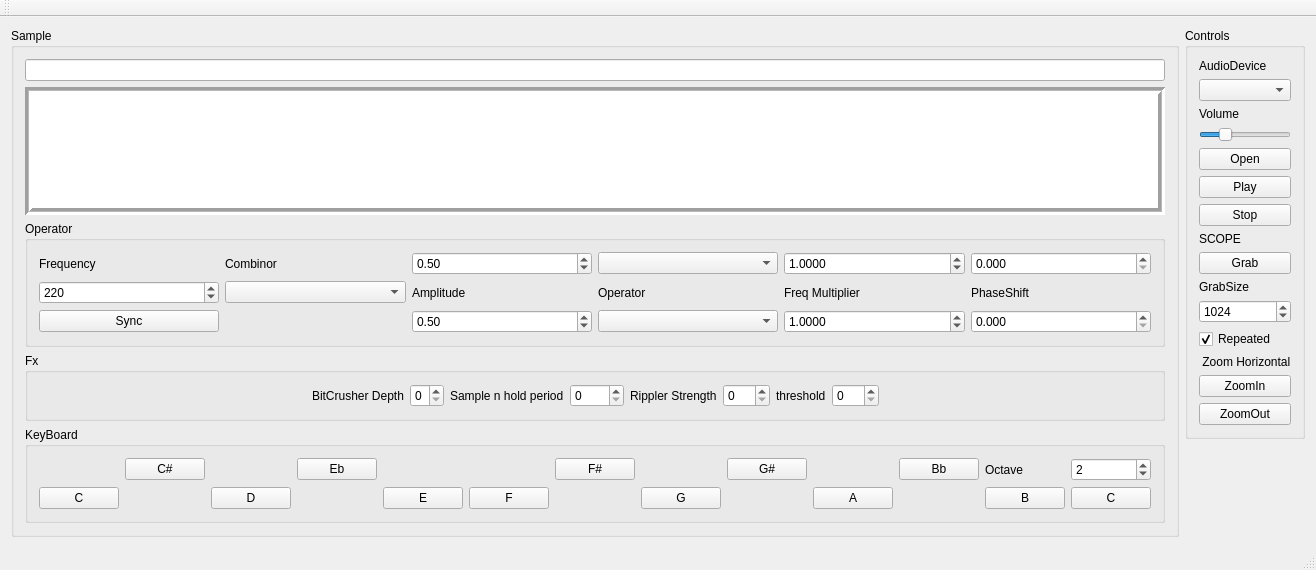
<?xml version="1.0" encoding="UTF-8"?>
<ui version="4.0">
 <class>MainWindow</class>
 <widget class="QMainWindow" name="MainWindow">
  <property name="geometry">
   <rect>
    <x>0</x>
    <y>0</y>
    <width>1227</width>
    <height>570</height>
   </rect>
  </property>
  <property name="windowTitle">
   <string>MainWindow</string>
  </property>
  <widget class="QWidget" name="centralWidget">
   <layout class="QHBoxLayout" name="horizontalLayout">
    <item>
     <widget class="QGroupBox" name="groupBox_3">
      <property name="title">
       <string>Sample</string>
      </property>
      <layout class="QVBoxLayout" name="verticalLayout">
       <item>
        <widget class="QLineEdit" name="lineEdit_Path"/>
       </item>
       <item>
        <widget class="QGraphicsView" name="graphicsView_WaveForm">
         <property name="frameShape">
          <enum>QFrame::Box</enum>
         </property>
         <property name="lineWidth">
          <number>3</number>
         </property>
         <property name="midLineWidth">
          <number>1</number>
         </property>
         <property name="sizeAdjustPolicy">
          <enum>QAbstractScrollArea::AdjustToContents</enum>
         </property>
         <property name="backgroundBrush">
          <brush brushstyle="NoBrush">
           <color alpha="128">
            <red>0</red>
            <green>255</green>
            <blue>0</blue>
           </color>
          </brush>
         </property>
         <property name="foregroundBrush">
          <brush brushstyle="NoBrush">
           <color alpha="255">
            <red>0</red>
            <green>0</green>
            <blue>0</blue>
           </color>
          </brush>
         </property>
         <property name="alignment">
          <set>Qt::AlignCenter</set>
         </property>
        </widget>
       </item>
       <item>
        <widget class="QGroupBox" name="groupBox">
         <property name="sizePolicy">
          <sizepolicy hsizetype="Preferred" vsizetype="Preferred">
           <horstretch>0</horstretch>
           <verstretch>0</verstretch>
          </sizepolicy>
         </property>
         <property name="title">
          <string>Operator</string>
         </property>
         <layout class="QGridLayout" name="gridLayout">
          <item row="1" column="1">
           <widget class="QLabel" name="label_9">
            <property name="text">
             <string>Frequency</string>
            </property>
           </widget>
          </item>
          <item row="6" column="6">
           <widget class="QComboBox" name="comboBox_2_Operator"/>
          </item>
          <item row="3" column="1">
           <widget class="QDoubleSpinBox" name="doubleSpinBox_Frequency">
            <property name="decimals">
             <number>0</number>
            </property>
            <property name="maximum">
             <double>22050.000000000000000</double>
            </property>
            <property name="value">
             <double>220.000000000000000</double>
            </property>
           </widget>
          </item>
          <item row="3" column="5">
           <widget class="QLabel" name="label">
            <property name="text">
             <string>Amplitude</string>
            </property>
           </widget>
          </item>
          <item row="1" column="5">
           <widget class="QDoubleSpinBox" name="doubleSpinBox_1_Amplitude">
            <property name="maximum">
             <double>1.000000000000000</double>
            </property>
            <property name="singleStep">
             <double>0.010000000000000</double>
            </property>
            <property name="value">
             <double>0.500000000000000</double>
            </property>
           </widget>
          </item>
          <item row="3" column="3">
           <widget class="QComboBox" name="comboBox_Combinor"/>
          </item>
          <item row="6" column="7">
           <widget class="QDoubleSpinBox" name="doubleSpinBox_2_Frequency">
            <property name="decimals">
             <number>4</number>
            </property>
            <property name="maximum">
             <double>32.000000000000000</double>
            </property>
            <property name="singleStep">
             <double>0.001000000000000</double>
            </property>
            <property name="value">
             <double>1.000000000000000</double>
            </property>
           </widget>
          </item>
          <item row="3" column="6">
           <widget class="QLabel" name="label_2">
            <property name="text">
             <string>Operator</string>
            </property>
           </widget>
          </item>
          <item row="6" column="8">
           <widget class="QDoubleSpinBox" name="doubleSpinBox_2_PhaseShift">
            <property name="decimals">
             <number>3</number>
            </property>
            <property name="maximum">
             <double>1.000000000000000</double>
            </property>
            <property name="singleStep">
             <double>0.001000000000000</double>
            </property>
           </widget>
          </item>
          <item row="3" column="8">
           <widget class="QLabel" name="label_11">
            <property name="text">
             <string>PhaseShift</string>
            </property>
           </widget>
          </item>
          <item row="6" column="5">
           <widget class="QDoubleSpinBox" name="doubleSpinBox_2_Amplitude">
            <property name="maximum">
             <double>1.000000000000000</double>
            </property>
            <property name="singleStep">
             <double>0.010000000000000</double>
            </property>
            <property name="value">
             <double>0.500000000000000</double>
            </property>
           </widget>
          </item>
          <item row="1" column="8">
           <widget class="QDoubleSpinBox" name="doubleSpinBox_1_PhaseShift">
            <property name="decimals">
             <number>3</number>
            </property>
            <property name="maximum">
             <double>1.000000000000000</double>
            </property>
            <property name="singleStep">
             <double>0.001000000000000</double>
            </property>
           </widget>
          </item>
          <item row="1" column="7">
           <widget class="QDoubleSpinBox" name="doubleSpinBox_1_Frequency">
            <property name="decimals">
             <number>4</number>
            </property>
            <property name="maximum">
             <double>32.000000000000000</double>
            </property>
            <property name="singleStep">
             <double>0.001000000000000</double>
            </property>
            <property name="value">
             <double>1.000000000000000</double>
            </property>
           </widget>
          </item>
          <item row="1" column="6">
           <widget class="QComboBox" name="comboBox_1_Operator"/>
          </item>
          <item row="3" column="7">
           <widget class="QLabel" name="label_6">
            <property name="text">
             <string>Freq Multiplier</string>
            </property>
           </widget>
          </item>
          <item row="6" column="1">
           <widget class="QPushButton" name="pushButton_DetuneSync">
            <property name="text">
             <string>Sync</string>
            </property>
           </widget>
          </item>
          <item row="1" column="3">
           <widget class="QLabel" name="label_10">
            <property name="text">
             <string>Combinor</string>
            </property>
           </widget>
          </item>
         </layout>
        </widget>
       </item>
       <item>
        <widget class="QGroupBox" name="groupBox_4">
         <property name="title">
          <string>Fx</string>
         </property>
         <layout class="QHBoxLayout" name="horizontalLayout_3">
          <item>
           <spacer name="horizontalSpacer_11">
            <property name="orientation">
             <enum>Qt::Horizontal</enum>
            </property>
            <property name="sizeHint" stdset="0">
             <size>
              <width>40</width>
              <height>20</height>
             </size>
            </property>
           </spacer>
          </item>
          <item>
           <widget class="QLabel" name="label_13">
            <property name="text">
             <string>BitCrusher Depth</string>
            </property>
           </widget>
          </item>
          <item>
           <widget class="QSpinBox" name="spinBox_BitCrushserDepth">
            <property name="maximum">
             <number>7</number>
            </property>
           </widget>
          </item>
          <item>
           <widget class="QLabel" name="label_14">
            <property name="text">
             <string>Sample n hold period</string>
            </property>
           </widget>
          </item>
          <item>
           <widget class="QSpinBox" name="spinBox_SnHPeriod">
            <property name="maximum">
             <number>9999</number>
            </property>
           </widget>
          </item>
          <item>
           <widget class="QLabel" name="label_16">
            <property name="text">
             <string>Rippler Strength</string>
            </property>
           </widget>
          </item>
          <item>
           <widget class="QSpinBox" name="spinBox_RipplerStrength">
            <property name="maximum">
             <number>255</number>
            </property>
           </widget>
          </item>
          <item>
           <widget class="QLabel" name="label_17">
            <property name="text">
             <string>threshold</string>
            </property>
           </widget>
          </item>
          <item>
           <widget class="QSpinBox" name="spinBox_RipplerThreshold">
            <property name="maximum">
             <number>255</number>
            </property>
           </widget>
          </item>
          <item>
           <spacer name="horizontalSpacer_12">
            <property name="orientation">
             <enum>Qt::Horizontal</enum>
            </property>
            <property name="sizeHint" stdset="0">
             <size>
              <width>40</width>
              <height>20</height>
             </size>
            </property>
           </spacer>
          </item>
         </layout>
        </widget>
       </item>
       <item>
        <widget class="QGroupBox" name="groupBox_2">
         <property name="title">
          <string>KeyBoard</string>
         </property>
         <layout class="QGridLayout" name="gridLayout_2">
          <item row="2" column="1">
           <widget class="QPushButton" name="pushButton">
            <property name="text">
             <string>C</string>
            </property>
           </widget>
          </item>
          <item row="1" column="9">
           <widget class="QPushButton" name="pushButton_12">
            <property name="text">
             <string>G#</string>
            </property>
           </widget>
          </item>
          <item row="2" column="5">
           <widget class="QPushButton" name="pushButton_3">
            <property name="text">
             <string>E</string>
            </property>
           </widget>
          </item>
          <item row="2" column="9">
           <spacer name="horizontalSpacer_9">
            <property name="orientation">
             <enum>Qt::Horizontal</enum>
            </property>
            <property name="sizeHint" stdset="0">
             <size>
              <width>40</width>
              <height>20</height>
             </size>
            </property>
           </spacer>
          </item>
          <item row="2" column="3">
           <widget class="QPushButton" name="pushButton_2">
            <property name="text">
             <string>D</string>
            </property>
           </widget>
          </item>
          <item row="2" column="4">
           <spacer name="horizontalSpacer_7">
            <property name="orientation">
             <enum>Qt::Horizontal</enum>
            </property>
            <property name="sizeHint" stdset="0">
             <size>
              <width>40</width>
              <height>20</height>
             </size>
            </property>
           </spacer>
          </item>
          <item row="2" column="16">
           <spacer name="horizontalSpacer_4">
            <property name="orientation">
             <enum>Qt::Horizontal</enum>
            </property>
            <property name="sizeHint" stdset="0">
             <size>
              <width>40</width>
              <height>20</height>
             </size>
            </property>
           </spacer>
          </item>
          <item row="2" column="6">
           <widget class="QPushButton" name="pushButton_4">
            <property name="text">
             <string>F</string>
            </property>
           </widget>
          </item>
          <item row="2" column="0">
           <spacer name="horizontalSpacer_3">
            <property name="orientation">
             <enum>Qt::Horizontal</enum>
            </property>
            <property name="sizeHint" stdset="0">
             <size>
              <width>40</width>
              <height>20</height>
             </size>
            </property>
           </spacer>
          </item>
          <item row="1" column="4">
           <widget class="QPushButton" name="pushButton_10">
            <property name="text">
             <string>Eb</string>
            </property>
           </widget>
          </item>
          <item row="2" column="13">
           <widget class="QPushButton" name="pushButton_8">
            <property name="text">
             <string>C</string>
            </property>
           </widget>
          </item>
          <item row="2" column="2">
           <spacer name="horizontalSpacer_6">
            <property name="orientation">
             <enum>Qt::Horizontal</enum>
            </property>
            <property name="sizeHint" stdset="0">
             <size>
              <width>40</width>
              <height>20</height>
             </size>
            </property>
           </spacer>
          </item>
          <item row="2" column="8">
           <widget class="QPushButton" name="pushButton_5">
            <property name="text">
             <string>G</string>
            </property>
           </widget>
          </item>
          <item row="2" column="12">
           <widget class="QPushButton" name="pushButton_7">
            <property name="text">
             <string>B</string>
            </property>
           </widget>
          </item>
          <item row="1" column="2">
           <widget class="QPushButton" name="pushButton_9">
            <property name="text">
             <string>C#</string>
            </property>
           </widget>
          </item>
          <item row="1" column="11">
           <widget class="QPushButton" name="pushButton_13">
            <property name="text">
             <string>Bb</string>
            </property>
           </widget>
          </item>
          <item row="1" column="7">
           <widget class="QPushButton" name="pushButton_11">
            <property name="text">
             <string>F#</string>
            </property>
           </widget>
          </item>
          <item row="1" column="0">
           <spacer name="horizontalSpacer_5">
            <property name="orientation">
             <enum>Qt::Horizontal</enum>
            </property>
            <property name="sizeHint" stdset="0">
             <size>
              <width>40</width>
              <height>20</height>
             </size>
            </property>
           </spacer>
          </item>
          <item row="2" column="10">
           <widget class="QPushButton" name="pushButton_6">
            <property name="text">
             <string>A</string>
            </property>
           </widget>
          </item>
          <item row="2" column="7">
           <spacer name="horizontalSpacer_8">
            <property name="orientation">
             <enum>Qt::Horizontal</enum>
            </property>
            <property name="sizeHint" stdset="0">
             <size>
              <width>40</width>
              <height>20</height>
             </size>
            </property>
           </spacer>
          </item>
          <item row="2" column="11">
           <spacer name="horizontalSpacer_10">
            <property name="orientation">
             <enum>Qt::Horizontal</enum>
            </property>
            <property name="sizeHint" stdset="0">
             <size>
              <width>40</width>
              <height>20</height>
             </size>
            </property>
           </spacer>
          </item>
          <item row="1" column="12">
           <widget class="QLabel" name="label_12">
            <property name="text">
             <string>Octave</string>
            </property>
           </widget>
          </item>
          <item row="1" column="13">
           <widget class="QSpinBox" name="spinBox">
            <property name="maximum">
             <number>8</number>
            </property>
            <property name="value">
             <number>2</number>
            </property>
           </widget>
          </item>
         </layout>
        </widget>
       </item>
      </layout>
     </widget>
    </item>
    <item alignment="Qt::AlignTop">
     <widget class="QGroupBox" name="groupBox_Open">
      <property name="sizePolicy">
       <sizepolicy hsizetype="Preferred" vsizetype="Preferred">
        <horstretch>0</horstretch>
        <verstretch>0</verstretch>
       </sizepolicy>
      </property>
      <property name="title">
       <string>Controls</string>
      </property>
      <property name="alignment">
       <set>Qt::AlignLeading|Qt::AlignLeft|Qt::AlignTop</set>
      </property>
      <layout class="QVBoxLayout" name="verticalLayout_2">
       <item>
        <widget class="QLabel" name="label_5">
         <property name="text">
          <string>AudioDevice</string>
         </property>
        </widget>
       </item>
       <item>
        <widget class="QComboBox" name="comboBox_AudioDevice"/>
       </item>
       <item>
        <widget class="QLabel" name="label_4">
         <property name="text">
          <string>Volume</string>
         </property>
        </widget>
       </item>
       <item>
        <widget class="QSlider" name="horizontalSlider_AudioOutputVolume">
         <property name="sizePolicy">
          <sizepolicy hsizetype="Minimum" vsizetype="Fixed">
           <horstretch>0</horstretch>
           <verstretch>0</verstretch>
          </sizepolicy>
         </property>
         <property name="maximum">
          <number>100</number>
         </property>
         <property name="value">
          <number>25</number>
         </property>
         <property name="orientation">
          <enum>Qt::Horizontal</enum>
         </property>
         <property name="tickPosition">
          <enum>QSlider::NoTicks</enum>
         </property>
        </widget>
       </item>
       <item>
        <widget class="QPushButton" name="pushButton_Open">
         <property name="text">
          <string>Open</string>
         </property>
        </widget>
       </item>
       <item>
        <widget class="QPushButton" name="pushButton_Play">
         <property name="text">
          <string>Play</string>
         </property>
        </widget>
       </item>
       <item>
        <widget class="QPushButton" name="pushButton_Stop">
         <property name="text">
          <string>Stop</string>
         </property>
        </widget>
       </item>
       <item>
        <widget class="QLabel" name="label_7">
         <property name="text">
          <string>SCOPE</string>
         </property>
        </widget>
       </item>
       <item>
        <widget class="QPushButton" name="pushButton_ScopeGrab">
         <property name="text">
          <string>Grab</string>
         </property>
        </widget>
       </item>
       <item>
        <widget class="QLabel" name="label_8">
         <property name="text">
          <string>GrabSize</string>
         </property>
        </widget>
       </item>
       <item>
        <widget class="QSpinBox" name="spinBox_ScopeGrabSize">
         <property name="maximum">
          <number>4096</number>
         </property>
         <property name="value">
          <number>1024</number>
         </property>
        </widget>
       </item>
       <item>
        <widget class="QCheckBox" name="checkBox_ScopeGrabRepeated">
         <property name="text">
          <string>Repeated</string>
         </property>
         <property name="checked">
          <bool>true</bool>
         </property>
        </widget>
       </item>
       <item>
        <widget class="QLabel" name="label_3">
         <property name="text">
          <string> Zoom Horizontal</string>
         </property>
        </widget>
       </item>
       <item>
        <widget class="QPushButton" name="pushButton_ZoomInHorizontal">
         <property name="text">
          <string>ZoomIn</string>
         </property>
        </widget>
       </item>
       <item>
        <widget class="QPushButton" name="pushButton_ZoomOutHorizontal">
         <property name="text">
          <string>ZoomOut</string>
         </property>
        </widget>
       </item>
      </layout>
     </widget>
    </item>
   </layout>
  </widget>
  <widget class="QMenuBar" name="menuBar">
   <property name="geometry">
    <rect>
     <x>0</x>
     <y>0</y>
     <width>1227</width>
     <height>21</height>
    </rect>
   </property>
  </widget>
  <widget class="QToolBar" name="mainToolBar">
   <attribute name="toolBarArea">
    <enum>TopToolBarArea</enum>
   </attribute>
   <attribute name="toolBarBreak">
    <bool>false</bool>
   </attribute>
  </widget>
  <widget class="QStatusBar" name="statusBar"/>
 </widget>
 <layoutdefault spacing="6" margin="11"/>
 <resources/>
 <connections/>
</ui>
